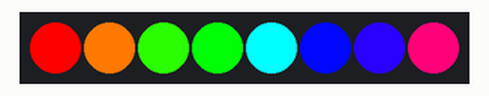
Recording of a sketch running on a simulated Arduino Nano, built with avr-gcc and run on an emulated ATmega328P. On the bench: 8 RGB LEDs in strip order, left to right.

Above: at 0.1 s.
At 0.9 s:
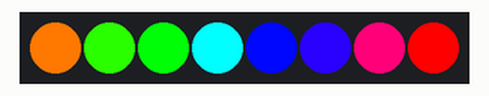
At 1.7 s:
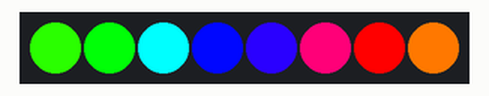
At 2.5 s:
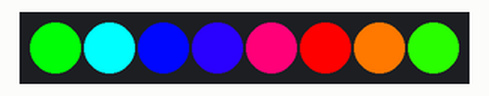
At 4.1 s:
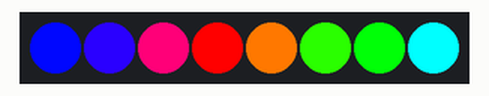
At 5.7 s:
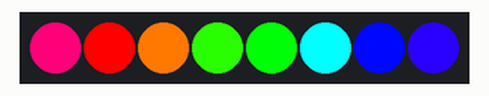
Timing chart, 0 to 40.0 s (numbered marks = the images above):
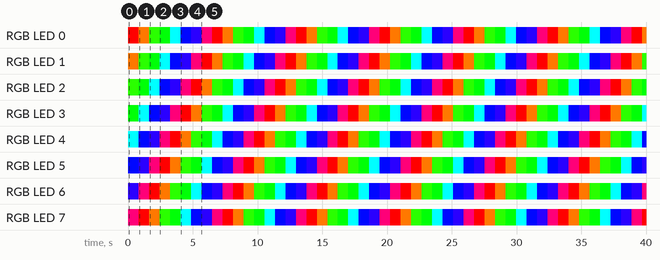

The sketch:

rainbow.ino
```cpp
#include <Adafruit_NeoPixel.h>

#define PIN 6
#define NUMPIXELS 8

Adafruit_NeoPixel strip(NUMPIXELS, PIN, NEO_GRB + NEO_KHZ800);
uint16_t firstHue = 0;

void setup() {
  strip.begin();
}

void loop() {
  strip.rainbow(firstHue);
  strip.show();
  firstHue += 8192;
  delay(800);
}
```

Measured:
- by itself, RGB LED 0: repeats every 6.5 s: RGB(255, 120, 0) 0.81 s, RGB(42, 255, 0) 0.81 s, RGB(0, 255, 7) 0.81 s, RGB(0, 255, 255) 0.81 s, RGB(0, 7, 255) 0.81 s, RGB(42, 0, 255) 0.81 s, RGB(255, 0, 120) 0.81 s, RGB(255, 0, 0) 0.81 s
- by itself, RGB LED 1: repeats every 6.5 s: RGB(42, 255, 0) 0.81 s, RGB(0, 255, 7) 0.81 s, RGB(0, 255, 255) 0.81 s, RGB(0, 7, 255) 0.81 s, RGB(42, 0, 255) 0.81 s, RGB(255, 0, 120) 0.81 s, RGB(255, 0, 0) 0.81 s, RGB(255, 120, 0) 0.81 s
- by itself, everything shown: repeats every 6.5 s, in 8 steps
- what the display in image 1 shows lasts 0.8 s, from 0.8 s to 1.6 s
